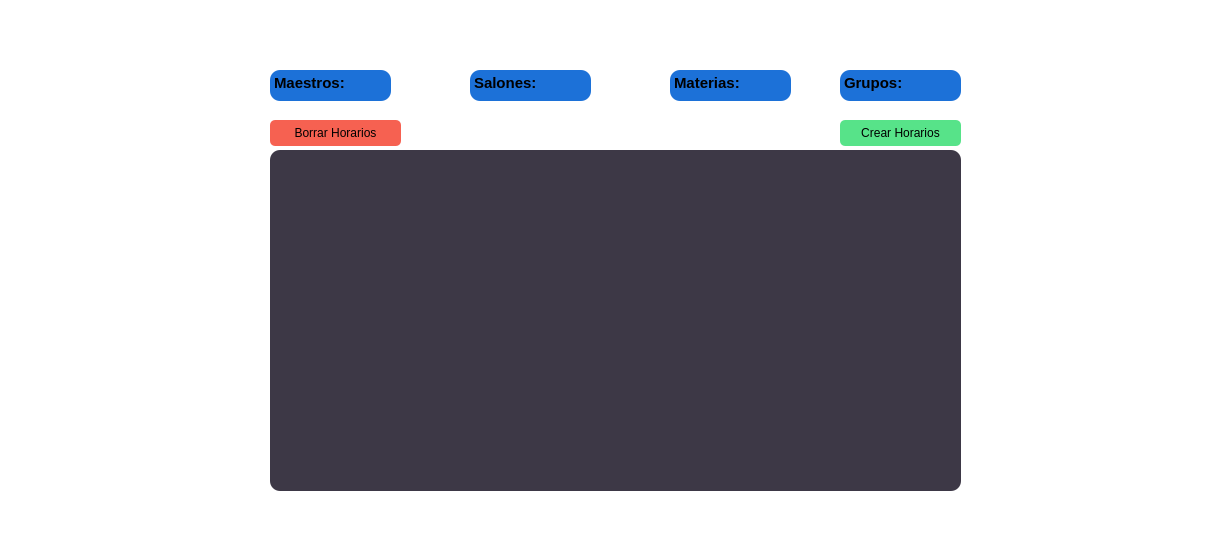
<?xml version="1.0" encoding="UTF-8"?>
<ui version="4.0">
 <class>GenerationWidget</class>
 <widget class="QWidget" name="GenerationWidget">
  <property name="geometry">
   <rect>
    <x>0</x>
    <y>0</y>
    <width>1231</width>
    <height>551</height>
   </rect>
  </property>
  <property name="windowTitle">
   <string>Form</string>
  </property>
  <property name="styleSheet">
   <string notr="true">background-color: white;</string>
  </property>
  <widget class="QPlainTextEdit" name="consoleLog">
   <property name="geometry">
    <rect>
     <x>270</x>
     <y>150</y>
     <width>691</width>
     <height>341</height>
    </rect>
   </property>
   <property name="styleSheet">
    <string notr="true">background-color: rgb(61, 56, 70); 
color: white; 
border-radius: 10px</string>
   </property>
   <property name="readOnly">
    <bool>true</bool>
   </property>
  </widget>
  <widget class="QPushButton" name="deleteSchedule">
   <property name="geometry">
    <rect>
     <x>270</x>
     <y>120</y>
     <width>131</width>
     <height>26</height>
    </rect>
   </property>
   <property name="styleSheet">
    <string notr="true">/* Estado Normal */
QPushButton {
    background-color: rgb(246, 97, 81);
    color: black;
    border-radius: 5px;
    padding: 5px;
}

/* Estado Hover (Cuando pasas el mouse) */
QPushButton:hover {
    background-color: rgb(237, 51, 59); /* Se pone verde */
}

/* Estado Pressed (Cuando haces clic) */
QPushButton:pressed {
    background-color: rgb(165, 29, 45);
} </string>
   </property>
   <property name="text">
    <string>Borrar Horarios</string>
   </property>
  </widget>
  <widget class="QPushButton" name="createSchedule">
   <property name="geometry">
    <rect>
     <x>840</x>
     <y>120</y>
     <width>121</width>
     <height>26</height>
    </rect>
   </property>
   <property name="styleSheet">
    <string notr="true">/* Estado Normal */
QPushButton {
    background-color: rgb(87, 227, 137);
    color: black;
    border-radius: 5px;
    padding: 5px;
}

/* Estado Hover (Cuando pasas el mouse) */
QPushButton:hover {
    background-color: rgb(51, 209, 122); /* Se pone verde */
}

/* Estado Pressed (Cuando haces clic) */
QPushButton:pressed {
    background-color: rgb(46, 194, 126);
} </string>
   </property>
   <property name="text">
    <string>Crear Horarios</string>
   </property>
  </widget>
  <widget class="QTextEdit" name="teachersCountLabel">
   <property name="geometry">
    <rect>
     <x>270</x>
     <y>70</y>
     <width>121</width>
     <height>31</height>
    </rect>
   </property>
   <property name="styleSheet">
    <string notr="true">background-color: rgb(28, 113, 216);
border-radius: 10px;
</string>
   </property>
   <property name="readOnly">
    <bool>true</bool>
   </property>
   <property name="html">
    <string>&lt;!DOCTYPE HTML PUBLIC &quot;-//W3C//DTD HTML 4.0//EN&quot; &quot;http://www.w3.org/TR/REC-html40/strict.dtd&quot;&gt;
&lt;html&gt;&lt;head&gt;&lt;meta name=&quot;qrichtext&quot; content=&quot;1&quot; /&gt;&lt;meta charset=&quot;utf-8&quot; /&gt;&lt;style type=&quot;text/css&quot;&gt;
p, li { white-space: pre-wrap; }
hr { height: 1px; border-width: 0; }
li.unchecked::marker { content: &quot;\2610&quot;; }
li.checked::marker { content: &quot;\2612&quot;; }
&lt;/style&gt;&lt;/head&gt;&lt;body style=&quot; font-family:'Ubuntu Sans'; font-size:11pt; font-weight:400; font-style:normal;&quot;&gt;
&lt;p style=&quot; margin-top:0px; margin-bottom:0px; margin-left:0px; margin-right:0px; -qt-block-indent:0; text-indent:0px;&quot;&gt;&lt;span style=&quot; font-weight:700;&quot;&gt;Maestros: &lt;/span&gt;&lt;/p&gt;&lt;/body&gt;&lt;/html&gt;</string>
   </property>
  </widget>
  <widget class="QTextEdit" name="roomsCountLabel">
   <property name="geometry">
    <rect>
     <x>470</x>
     <y>70</y>
     <width>121</width>
     <height>31</height>
    </rect>
   </property>
   <property name="styleSheet">
    <string notr="true">background-color: rgb(28, 113, 216);
border-radius: 10px;
</string>
   </property>
   <property name="readOnly">
    <bool>true</bool>
   </property>
   <property name="html">
    <string>&lt;!DOCTYPE HTML PUBLIC &quot;-//W3C//DTD HTML 4.0//EN&quot; &quot;http://www.w3.org/TR/REC-html40/strict.dtd&quot;&gt;
&lt;html&gt;&lt;head&gt;&lt;meta name=&quot;qrichtext&quot; content=&quot;1&quot; /&gt;&lt;meta charset=&quot;utf-8&quot; /&gt;&lt;style type=&quot;text/css&quot;&gt;
p, li { white-space: pre-wrap; }
hr { height: 1px; border-width: 0; }
li.unchecked::marker { content: &quot;\2610&quot;; }
li.checked::marker { content: &quot;\2612&quot;; }
&lt;/style&gt;&lt;/head&gt;&lt;body style=&quot; font-family:'Ubuntu Sans'; font-size:11pt; font-weight:400; font-style:normal;&quot;&gt;
&lt;p style=&quot; margin-top:0px; margin-bottom:0px; margin-left:0px; margin-right:0px; -qt-block-indent:0; text-indent:0px;&quot;&gt;&lt;span style=&quot; font-weight:700;&quot;&gt;Salones: &lt;/span&gt;&lt;/p&gt;&lt;/body&gt;&lt;/html&gt;</string>
   </property>
  </widget>
  <widget class="QTextEdit" name="coursesCountLabel">
   <property name="geometry">
    <rect>
     <x>670</x>
     <y>70</y>
     <width>121</width>
     <height>31</height>
    </rect>
   </property>
   <property name="styleSheet">
    <string notr="true">background-color: rgb(28, 113, 216);
border-radius: 10px;
</string>
   </property>
   <property name="readOnly">
    <bool>true</bool>
   </property>
   <property name="html">
    <string>&lt;!DOCTYPE HTML PUBLIC &quot;-//W3C//DTD HTML 4.0//EN&quot; &quot;http://www.w3.org/TR/REC-html40/strict.dtd&quot;&gt;
&lt;html&gt;&lt;head&gt;&lt;meta name=&quot;qrichtext&quot; content=&quot;1&quot; /&gt;&lt;meta charset=&quot;utf-8&quot; /&gt;&lt;style type=&quot;text/css&quot;&gt;
p, li { white-space: pre-wrap; }
hr { height: 1px; border-width: 0; }
li.unchecked::marker { content: &quot;\2610&quot;; }
li.checked::marker { content: &quot;\2612&quot;; }
&lt;/style&gt;&lt;/head&gt;&lt;body style=&quot; font-family:'Ubuntu Sans'; font-size:11pt; font-weight:400; font-style:normal;&quot;&gt;
&lt;p style=&quot; margin-top:0px; margin-bottom:0px; margin-left:0px; margin-right:0px; -qt-block-indent:0; text-indent:0px;&quot;&gt;&lt;span style=&quot; font-weight:700;&quot;&gt;Materias: &lt;/span&gt;&lt;/p&gt;&lt;/body&gt;&lt;/html&gt;</string>
   </property>
  </widget>
  <widget class="QTextEdit" name="groupCountLabel">
   <property name="geometry">
    <rect>
     <x>840</x>
     <y>70</y>
     <width>121</width>
     <height>31</height>
    </rect>
   </property>
   <property name="styleSheet">
    <string notr="true">background-color: rgb(28, 113, 216);
border-radius: 10px;
</string>
   </property>
   <property name="readOnly">
    <bool>true</bool>
   </property>
   <property name="html">
    <string>&lt;!DOCTYPE HTML PUBLIC &quot;-//W3C//DTD HTML 4.0//EN&quot; &quot;http://www.w3.org/TR/REC-html40/strict.dtd&quot;&gt;
&lt;html&gt;&lt;head&gt;&lt;meta name=&quot;qrichtext&quot; content=&quot;1&quot; /&gt;&lt;meta charset=&quot;utf-8&quot; /&gt;&lt;style type=&quot;text/css&quot;&gt;
p, li { white-space: pre-wrap; }
hr { height: 1px; border-width: 0; }
li.unchecked::marker { content: &quot;\2610&quot;; }
li.checked::marker { content: &quot;\2612&quot;; }
&lt;/style&gt;&lt;/head&gt;&lt;body style=&quot; font-family:'Ubuntu Sans'; font-size:11pt; font-weight:400; font-style:normal;&quot;&gt;
&lt;p style=&quot; margin-top:0px; margin-bottom:0px; margin-left:0px; margin-right:0px; -qt-block-indent:0; text-indent:0px;&quot;&gt;&lt;span style=&quot; font-weight:700;&quot;&gt;Grupos: &lt;/span&gt;&lt;/p&gt;&lt;/body&gt;&lt;/html&gt;</string>
   </property>
  </widget>
 </widget>
 <resources/>
 <connections/>
</ui>
